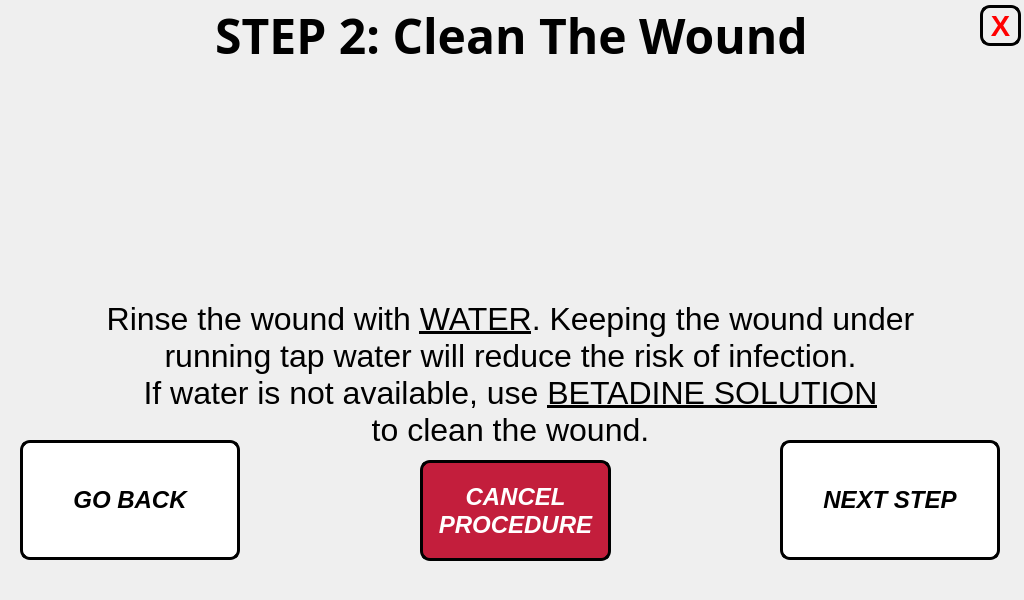
<?xml version="1.0" encoding="UTF-8"?>
<ui version="4.0">
 <class>step_2_window</class>
 <widget class="QMainWindow" name="step_2_window">
  <property name="geometry">
   <rect>
    <x>0</x>
    <y>0</y>
    <width>1024</width>
    <height>600</height>
   </rect>
  </property>
  <property name="minimumSize">
   <size>
    <width>1024</width>
    <height>600</height>
   </size>
  </property>
  <property name="maximumSize">
   <size>
    <width>1024</width>
    <height>600</height>
   </size>
  </property>
  <property name="windowTitle">
   <string>Step 2 Procedure</string>
  </property>
  <widget class="QWidget" name="centralwidget">
   <widget class="QLabel" name="title_step_2">
    <property name="geometry">
     <rect>
      <x>6</x>
      <y>0</y>
      <width>1011</width>
      <height>71</height>
     </rect>
    </property>
    <property name="font">
     <font>
      <family>Unispace</family>
      <pointsize>18</pointsize>
      <weight>75</weight>
      <bold>true</bold>
     </font>
    </property>
    <property name="text">
     <string>&lt;html&gt;&lt;head/&gt;&lt;body&gt;&lt;p align=&quot;center&quot;&gt;&lt;span style=&quot; font-size:36pt;&quot;&gt;STEP 2: Clean The Wound&lt;/span&gt;&lt;/p&gt;&lt;/body&gt;&lt;/html&gt;</string>
    </property>
    <property name="alignment">
     <set>Qt::AlignCenter</set>
    </property>
   </widget>
   <widget class="QLabel" name="text_steps_2">
    <property name="geometry">
     <rect>
      <x>20</x>
      <y>300</y>
      <width>981</width>
      <height>151</height>
     </rect>
    </property>
    <property name="font">
     <font>
      <pointsize>14</pointsize>
     </font>
    </property>
    <property name="text">
     <string>&lt;html&gt;&lt;head/&gt;&lt;body&gt;&lt;p align=&quot;center&quot;&gt;&lt;span style=&quot; font-family:'Calibri'; font-size:24pt; color:#000000;&quot;&gt;Rinse the wound with &lt;/span&gt;&lt;span style=&quot; font-family:'Calibri'; font-size:24pt; text-decoration: underline; color:#000000;&quot;&gt;WATER&lt;/span&gt;&lt;span style=&quot; font-family:'Calibri'; font-size:24pt; color:#000000;&quot;&gt;. Keeping the wound under&lt;br/&gt;running tap water will reduce the risk of infection.&lt;/span&gt;&lt;span style=&quot; font-size:24pt;&quot;&gt;&lt;br/&gt;&lt;/span&gt;&lt;span style=&quot; font-family:'Calibri'; font-size:24pt; color:#000000;&quot;&gt;If water is not available, use &lt;/span&gt;&lt;span style=&quot; font-family:'Calibri'; font-size:24pt; text-decoration: underline; color:#000000;&quot;&gt;BETADINE SOLUTION&lt;br/&gt;&lt;/span&gt;&lt;span style=&quot; font-family:'Calibri'; font-size:24pt; color:#000000;&quot;&gt;to clean the wound.&lt;/span&gt;&lt;/p&gt;&lt;/body&gt;&lt;/html&gt;</string>
    </property>
   </widget>
   <widget class="QLabel" name="gif_player_label_2">
    <property name="geometry">
     <rect>
      <x>330</x>
      <y>60</y>
      <width>360</width>
      <height>240</height>
     </rect>
    </property>
    <property name="minimumSize">
     <size>
      <width>360</width>
      <height>240</height>
     </size>
    </property>
    <property name="maximumSize">
     <size>
      <width>360</width>
      <height>240</height>
     </size>
    </property>
    <property name="font">
     <font>
      <family>Unispace</family>
      <pointsize>16</pointsize>
      <weight>75</weight>
      <bold>true</bold>
     </font>
    </property>
    <property name="lineWidth">
     <number>1</number>
    </property>
    <property name="text">
     <string/>
    </property>
    <property name="alignment">
     <set>Qt::AlignCenter</set>
    </property>
   </widget>
   <widget class="QPushButton" name="next_step_button_2">
    <property name="geometry">
     <rect>
      <x>780</x>
      <y>440</y>
      <width>220</width>
      <height>120</height>
     </rect>
    </property>
    <property name="minimumSize">
     <size>
      <width>220</width>
      <height>120</height>
     </size>
    </property>
    <property name="maximumSize">
     <size>
      <width>220</width>
      <height>120</height>
     </size>
    </property>
    <property name="font">
     <font>
      <pointsize>18</pointsize>
      <weight>75</weight>
      <italic>true</italic>
      <bold>true</bold>
     </font>
    </property>
    <property name="cursor">
     <cursorShape>PointingHandCursor</cursorShape>
    </property>
    <property name="styleSheet">
     <string notr="true">QPushButton:hover:!pressed
{
  background-color: rgb(195,30,60);
}

QPushButton
{
  background-color: white;
color: black;
border-style: outset;
border-width: 3px;
border-radius:10px;
border-color: black;
}</string>
    </property>
    <property name="text">
     <string>NEXT STEP</string>
    </property>
   </widget>
   <widget class="QPushButton" name="go_back_injury_type_2">
    <property name="geometry">
     <rect>
      <x>20</x>
      <y>440</y>
      <width>220</width>
      <height>120</height>
     </rect>
    </property>
    <property name="minimumSize">
     <size>
      <width>220</width>
      <height>120</height>
     </size>
    </property>
    <property name="maximumSize">
     <size>
      <width>220</width>
      <height>120</height>
     </size>
    </property>
    <property name="font">
     <font>
      <pointsize>18</pointsize>
      <weight>75</weight>
      <italic>true</italic>
      <bold>true</bold>
     </font>
    </property>
    <property name="styleSheet">
     <string notr="true">QPushButton:hover:!pressed
{
  background-color: rgb(195,30,60);
}

QPushButton
{
  background-color: white;
color: black;
border-style: outset;
border-width: 3px;
border-radius:10px;
border-color: black;
}</string>
    </property>
    <property name="text">
     <string>GO BACK</string>
    </property>
   </widget>
   <widget class="QLabel" name="label">
    <property name="geometry">
     <rect>
      <x>0</x>
      <y>0</y>
      <width>1024</width>
      <height>600</height>
     </rect>
    </property>
    <property name="minimumSize">
     <size>
      <width>1024</width>
      <height>600</height>
     </size>
    </property>
    <property name="maximumSize">
     <size>
      <width>1024</width>
      <height>600</height>
     </size>
    </property>
    <property name="text">
     <string/>
    </property>
    <property name="pixmap">
     <pixmap>../pictures/program_pictures/main_wallpaper.png</pixmap>
    </property>
   </widget>
   <widget class="QPushButton" name="end_procedure_now_button">
    <property name="geometry">
     <rect>
      <x>420</x>
      <y>460</y>
      <width>191</width>
      <height>101</height>
     </rect>
    </property>
    <property name="minimumSize">
     <size>
      <width>0</width>
      <height>0</height>
     </size>
    </property>
    <property name="maximumSize">
     <size>
      <width>16777215</width>
      <height>16777215</height>
     </size>
    </property>
    <property name="font">
     <font>
      <pointsize>18</pointsize>
      <weight>75</weight>
      <italic>true</italic>
      <bold>true</bold>
     </font>
    </property>
    <property name="styleSheet">
     <string notr="true">QPushButton:hover:!pressed
{
  background-color: grey;
}

QPushButton
{
  background-color: rgb(195,30,60);
color: white;
border-style: outset;
border-width: 3px;
border-radius:10px;
border-color: black;
}</string>
    </property>
    <property name="text">
     <string>CANCEL
PROCEDURE</string>
    </property>
   </widget>
   <widget class="QPushButton" name="close_button">
    <property name="geometry">
     <rect>
      <x>980</x>
      <y>5</y>
      <width>41</width>
      <height>41</height>
     </rect>
    </property>
    <property name="font">
     <font>
      <pointsize>22</pointsize>
      <weight>75</weight>
      <bold>true</bold>
     </font>
    </property>
    <property name="styleSheet">
     <string notr="true">QPushButton:hover:!pressed
{
  background-color: rgb(195,30,60);
}

QPushButton
{

color: red;
border-style: outset;
border-width: 3px;
border-radius:10px;
border-color: black;
}
</string>
    </property>
    <property name="text">
     <string>X</string>
    </property>
   </widget>
   <zorder>label</zorder>
   <zorder>text_steps_2</zorder>
   <zorder>title_step_2</zorder>
   <zorder>gif_player_label_2</zorder>
   <zorder>next_step_button_2</zorder>
   <zorder>go_back_injury_type_2</zorder>
   <zorder>end_procedure_now_button</zorder>
   <zorder>close_button</zorder>
  </widget>
 </widget>
 <resources/>
 <connections/>
</ui>
